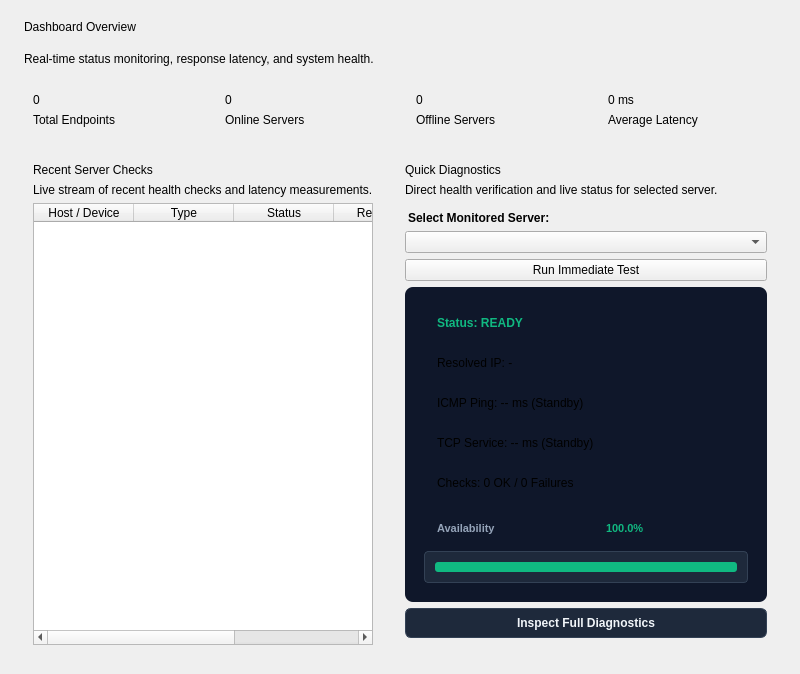
         <widget class="QWidget" name="pageDashboard">

          <layout class="QVBoxLayout" name="p0_layout">

           <property name="spacing"><number>18</number></property>

           <property name="leftMargin"><number>24</number></property>

           <property name="topMargin"><number>20</number></property>

           <property name="rightMargin"><number>24</number></property>

           <property name="bottomMargin"><number>20</number></property>



           <item><widget class="QLabel" name="lblDashTitle"><property name="text"><string>Dashboard Overview</string></property></widget></item>

           <item><widget class="QLabel" name="lblDashSubtitle"><property name="text"><string>Real-time status monitoring, response latency, and system health.</string></property></widget></item>



           <item>

            <layout class="QHBoxLayout" name="statsRow">

             <property name="spacing"><number>14</number></property>

             <item><widget class="QFrame" name="cardTotal"><layout class="QVBoxLayout"><item><widget class="QLabel" name="lblValTotal"><property name="text"><string>0</string></property></widget></item><item><widget class="QLabel" name="lblTitleTotal"><property name="text"><string>Total Endpoints</string></property></widget></item></layout></widget></item>

             <item><widget class="QFrame" name="cardOnline"><layout class="QVBoxLayout"><item><widget class="QLabel" name="lblValOnline"><property name="text"><string>0</string></property></widget></item><item><widget class="QLabel" name="lblTitleOnline"><property name="text"><string>Online Servers</string></property></widget></item></layout></widget></item>

             <item><widget class="QFrame" name="cardOffline"><layout class="QVBoxLayout"><item><widget class="QLabel" name="lblValOffline"><property name="text"><string>0</string></property></widget></item><item><widget class="QLabel" name="lblTitleOffline"><property name="text"><string>Offline Servers</string></property></widget></item></layout></widget></item>

             <item><widget class="QFrame" name="cardLatency"><layout class="QVBoxLayout"><item><widget class="QLabel" name="lblValLatency"><property name="text"><string>0 ms</string></property></widget></item><item><widget class="QLabel" name="lblTitleLatency"><property name="text"><string>Average Latency</string></property></widget></item></layout></widget></item>

            </layout>

           </item>



           <item>

            <layout class="QHBoxLayout" name="dashBottomSplit">

             <property name="spacing"><number>14</number></property>

             <item>

              <widget class="QFrame" name="recentServersFrame">

               <layout class="QVBoxLayout">

                <item><widget class="QLabel" name="lblRecentTitle"><property name="text"><string>Recent Server Checks</string></property></widget></item>

                <item><widget class="QLabel" name="lblRecentSubtitle"><property name="text"><string>Live stream of recent health checks and latency measurements.</string></property></widget></item>

                <item>

                 <widget class="QTableWidget" name="tblRecentServers">

                  <property name="editTriggers"><set>QAbstractItemView::NoEditTriggers</set></property>

                  <property name="selectionBehavior"><enum>QAbstractItemView::SelectRows</enum></property>

                  <column><property name="text"><string>Host / Device</string></property></column>

                  <column><property name="text"><string>Type</string></property></column>

                  <column><property name="text"><string>Status</string></property></column>

                  <column><property name="text"><string>Response</string></property></column>

                  <column><property name="text"><string>Last Checked</string></property></column>

                 </widget>

                </item>

               </layout>

              </widget>

             </item>



             <item>

              <widget class="QFrame" name="quickInspectorFrame">

               <property name="minimumSize"><size><width>380</width><height>0</height></size></property>

               <property name="maximumSize"><size><width>420</width><height>16777215</height></size></property>

               <layout class="QVBoxLayout">

                <item><widget class="QLabel" name="lblInspectorTitle"><property name="text"><string>Quick Diagnostics</string></property></widget></item>

                <item><widget class="QLabel" name="lblInspectorSub"><property name="text"><string>Direct health verification and live status for selected server.</string></property></widget></item>

                <item><widget class="QLabel" name="lblQuickSelect"><property name="text"><string>Select Monitored Server:</string></property><property name="styleSheet"><string notr="true">font-weight: 600; margin-top: 8px;</string></property></widget></item>

                <item><widget class="QComboBox" name="cmbQuickTarget"/></item>

                <item><widget class="QPushButton" name="btnManualCheckNow"><property name="text"><string>Run Immediate Test</string></property></widget></item>



                <item>

                 <widget class="QFrame" name="hostInfoFrame">

                  <property name="styleSheet"><string notr="true">background-color: #0f172a; border-radius: 8px; padding: 10px;</string></property>

                  <layout class="QVBoxLayout">

                   <item><widget class="QLabel" name="lblInfoStatus"><property name="text"><string>Status: READY</string></property><property name="styleSheet"><string notr="true">color: #10b981; font-weight: 700;</string></property></widget></item>

                   <item><widget class="QLabel" name="lblInfoResolved"><property name="text"><string>Resolved IP: -</string></property></widget></item>

                   <item><widget class="QLabel" name="lblInfoIcmp"><property name="text"><string>ICMP Ping: -- ms (Standby)</string></property></widget></item>

                   <item><widget class="QLabel" name="lblInfoTcp"><property name="text"><string>TCP Service: -- ms (Standby)</string></property></widget></item>

                   <item><widget class="QLabel" name="lblInfoStats"><property name="text"><string>Checks: 0 OK / 0 Failures</string></property></widget></item>

                   <item>

                    <layout class="QHBoxLayout" name="layoutQuickUptime">

                     <property name="topMargin"><number>6</number></property>

                     <item><widget class="QLabel" name="lblQuickUptimeTitle"><property name="text"><string>Availability</string></property><property name="styleSheet"><string notr="true">font-size: 11px; font-weight: 600; color: #94a3b8;</string></property></widget></item>

                     <item><spacer name="spQuickUptime"><property name="orientation"><enum>Qt::Horizontal</enum></property></spacer></item>

                     <item><widget class="QLabel" name="lblQuickUptime"><property name="text"><string>100.0%</string></property><property name="styleSheet"><string notr="true">font-size: 11px; font-weight: 700; color: #10b981;</string></property></widget></item>

                    </layout>

                   </item>

                   <item>

                    <widget class="QProgressBar" name="barQuickAvailability">

                     <property name="maximum"><number>100</number></property>

                     <property name="value"><number>100</number></property>

                     <property name="textVisible"><bool>false</bool></property>

                     <property name="styleSheet"><string notr="true">QProgressBar { background-color: #1e293b; border: 1px solid #334155; border-radius: 4px; height: 10px; } QProgressBar::chunk { background-color: #10b981; border-radius: 3px; }</string></property>

                    </widget>

                   </item>

                  </layout>

                 </widget>

                </item>

                <item>

                 <widget class="QPushButton" name="btnQuickOpenDetails">

                  <property name="text"><string>Inspect Full Diagnostics</string></property>

                  <property name="styleSheet"><string notr="true">background-color: #1e293b; border: 1px solid #334155; padding: 7px; border-radius: 6px; font-weight: 600; color: #f1f5f9;</string></property>

                 </widget>

                </item>

                <item><spacer name="spInspectorBottom"><property name="orientation"><enum>Qt::Vertical</enum></property></spacer></item>

               </layout>

              </widget>

             </item>

            </layout>

           </item>

          </layout>

         </widget>
